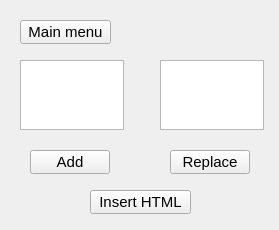
<?xml version="1.0" encoding="UTF-8"?>
<ui version="4.0">
 <class>TaskThree</class>
 <widget class="QWidget" name="TaskThree">
  <property name="geometry">
   <rect>
    <x>0</x>
    <y>0</y>
    <width>279</width>
    <height>230</height>
   </rect>
  </property>
  <property name="font">
   <font>
    <pointsize>11</pointsize>
   </font>
  </property>
  <property name="windowTitle">
   <string>TaskThree</string>
  </property>
  <widget class="QPushButton" name="add_in_second_button">
   <property name="geometry">
    <rect>
     <x>30</x>
     <y>150</y>
     <width>80</width>
     <height>24</height>
    </rect>
   </property>
   <property name="font">
    <font>
     <pointsize>11</pointsize>
    </font>
   </property>
   <property name="text">
    <string>Add</string>
   </property>
  </widget>
  <widget class="QPlainTextEdit" name="second_text_widgets">
   <property name="geometry">
    <rect>
     <x>160</x>
     <y>60</y>
     <width>104</width>
     <height>70</height>
    </rect>
   </property>
   <property name="font">
    <font>
     <family>Segoe UI</family>
     <pointsize>11</pointsize>
    </font>
   </property>
  </widget>
  <widget class="QPlainTextEdit" name="first_text_widgets">
   <property name="geometry">
    <rect>
     <x>20</x>
     <y>60</y>
     <width>104</width>
     <height>70</height>
    </rect>
   </property>
   <property name="font">
    <font>
     <family>Segoe UI</family>
     <pointsize>11</pointsize>
    </font>
   </property>
  </widget>
  <widget class="QPushButton" name="insert_html__in_second_button">
   <property name="geometry">
    <rect>
     <x>90</x>
     <y>190</y>
     <width>101</width>
     <height>24</height>
    </rect>
   </property>
   <property name="font">
    <font>
     <pointsize>11</pointsize>
    </font>
   </property>
   <property name="text">
    <string>Insert HTML</string>
   </property>
  </widget>
  <widget class="QPushButton" name="replace_in_second_button">
   <property name="geometry">
    <rect>
     <x>170</x>
     <y>150</y>
     <width>80</width>
     <height>24</height>
    </rect>
   </property>
   <property name="font">
    <font>
     <pointsize>11</pointsize>
    </font>
   </property>
   <property name="text">
    <string>Replace</string>
   </property>
  </widget>
  <widget class="QPushButton" name="mainMenuButton">
   <property name="geometry">
    <rect>
     <x>20</x>
     <y>20</y>
     <width>91</width>
     <height>24</height>
    </rect>
   </property>
   <property name="text">
    <string>Main menu</string>
   </property>
  </widget>
 </widget>
 <resources/>
 <connections/>
</ui>
